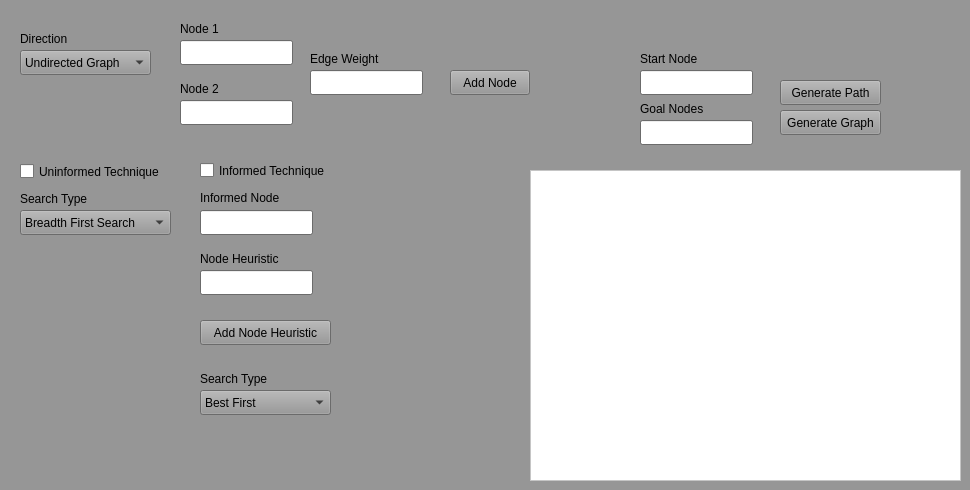
  <widget class="QWidget" name="mainwindow">
   <property name="palette">
    <palette>
     <active>
      <colorrole role="WindowText">
       <brush brushstyle="SolidPattern">
        <color alpha="255">
         <red>0</red>
         <green>0</green>
         <blue>0</blue>
        </color>
       </brush>
      </colorrole>
      <colorrole role="Button">
       <brush brushstyle="SolidPattern">
        <color alpha="255">
         <red>150</red>
         <green>150</green>
         <blue>150</blue>
        </color>
       </brush>
      </colorrole>
      <colorrole role="Light">
       <brush brushstyle="SolidPattern">
        <color alpha="255">
         <red>225</red>
         <green>225</green>
         <blue>225</blue>
        </color>
       </brush>
      </colorrole>
      <colorrole role="Midlight">
       <brush brushstyle="SolidPattern">
        <color alpha="255">
         <red>187</red>
         <green>187</green>
         <blue>187</blue>
        </color>
       </brush>
      </colorrole>
      <colorrole role="Dark">
       <brush brushstyle="SolidPattern">
        <color alpha="255">
         <red>75</red>
         <green>75</green>
         <blue>75</blue>
        </color>
       </brush>
      </colorrole>
      <colorrole role="Mid">
       <brush brushstyle="SolidPattern">
        <color alpha="255">
         <red>100</red>
         <green>100</green>
         <blue>100</blue>
        </color>
       </brush>
      </colorrole>
      <colorrole role="Text">
       <brush brushstyle="SolidPattern">
        <color alpha="255">
         <red>0</red>
         <green>0</green>
         <blue>0</blue>
        </color>
       </brush>
      </colorrole>
      <colorrole role="BrightText">
       <brush brushstyle="SolidPattern">
        <color alpha="255">
         <red>255</red>
         <green>255</green>
         <blue>255</blue>
        </color>
       </brush>
      </colorrole>
      <colorrole role="ButtonText">
       <brush brushstyle="SolidPattern">
        <color alpha="255">
         <red>0</red>
         <green>0</green>
         <blue>0</blue>
        </color>
       </brush>
      </colorrole>
      <colorrole role="Base">
       <brush brushstyle="SolidPattern">
        <color alpha="255">
         <red>255</red>
         <green>255</green>
         <blue>255</blue>
        </color>
       </brush>
      </colorrole>
      <colorrole role="Window">
       <brush brushstyle="SolidPattern">
        <color alpha="255">
         <red>150</red>
         <green>150</green>
         <blue>150</blue>
        </color>
       </brush>
      </colorrole>
      <colorrole role="Shadow">
       <brush brushstyle="SolidPattern">
        <color alpha="255">
         <red>0</red>
         <green>0</green>
         <blue>0</blue>
        </color>
       </brush>
      </colorrole>
      <colorrole role="AlternateBase">
       <brush brushstyle="SolidPattern">
        <color alpha="255">
         <red>202</red>
         <green>202</green>
         <blue>202</blue>
        </color>
       </brush>
      </colorrole>
      <colorrole role="ToolTipBase">
       <brush brushstyle="SolidPattern">
        <color alpha="255">
         <red>255</red>
         <green>255</green>
         <blue>220</blue>
        </color>
       </brush>
      </colorrole>
      <colorrole role="ToolTipText">
       <brush brushstyle="SolidPattern">
        <color alpha="255">
         <red>0</red>
         <green>0</green>
         <blue>0</blue>
        </color>
       </brush>
      </colorrole>
      <colorrole role="PlaceholderText">
       <brush brushstyle="SolidPattern">
        <color alpha="127">
         <red>0</red>
         <green>0</green>
         <blue>0</blue>
        </color>
       </brush>
      </colorrole>
     </active>
     <inactive>
      <colorrole role="WindowText">
       <brush brushstyle="SolidPattern">
        <color alpha="255">
         <red>0</red>
         <green>0</green>
         <blue>0</blue>
        </color>
       </brush>
      </colorrole>
      <colorrole role="Button">
       <brush brushstyle="SolidPattern">
        <color alpha="255">
         <red>150</red>
         <green>150</green>
         <blue>150</blue>
        </color>
       </brush>
      </colorrole>
      <colorrole role="Light">
       <brush brushstyle="SolidPattern">
        <color alpha="255">
         <red>225</red>
         <green>225</green>
         <blue>225</blue>
        </color>
       </brush>
      </colorrole>
      <colorrole role="Midlight">
       <brush brushstyle="SolidPattern">
        <color alpha="255">
         <red>187</red>
         <green>187</green>
         <blue>187</blue>
        </color>
       </brush>
      </colorrole>
      <colorrole role="Dark">
       <brush brushstyle="SolidPattern">
        <color alpha="255">
         <red>75</red>
         <green>75</green>
         <blue>75</blue>
        </color>
       </brush>
      </colorrole>
      <colorrole role="Mid">
       <brush brushstyle="SolidPattern">
        <color alpha="255">
         <red>100</red>
         <green>100</green>
         <blue>100</blue>
        </color>
       </brush>
      </colorrole>
      <colorrole role="Text">
       <brush brushstyle="SolidPattern">
        <color alpha="255">
         <red>0</red>
         <green>0</green>
         <blue>0</blue>
        </color>
       </brush>
      </colorrole>
      <colorrole role="BrightText">
       <brush brushstyle="SolidPattern">
        <color alpha="255">
         <red>255</red>
         <green>255</green>
         <blue>255</blue>
        </color>
       </brush>
      </colorrole>
      <colorrole role="ButtonText">
       <brush brushstyle="SolidPattern">
        <color alpha="255">
         <red>0</red>
         <green>0</green>
         <blue>0</blue>
        </color>
       </brush>
      </colorrole>
      <colorrole role="Base">
       <brush brushstyle="SolidPattern">
        <color alpha="255">
         <red>255</red>
         <green>255</green>
         <blue>255</blue>
        </color>
       </brush>
      </colorrole>
      <colorrole role="Window">
       <brush brushstyle="SolidPattern">
        <color alpha="255">
         <red>150</red>
         <green>150</green>
         <blue>150</blue>
        </color>
       </brush>
      </colorrole>
      <colorrole role="Shadow">
       <brush brushstyle="SolidPattern">
        <color alpha="255">
         <red>0</red>
         <green>0</green>
         <blue>0</blue>
        </color>
       </brush>
      </colorrole>
      <colorrole role="AlternateBase">
       <brush brushstyle="SolidPattern">
        <color alpha="255">
         <red>202</red>
         <green>202</green>
         <blue>202</blue>
        </color>
       </brush>
      </colorrole>
      <colorrole role="ToolTipBase">
       <brush brushstyle="SolidPattern">
        <color alpha="255">
         <red>255</red>
         <green>255</green>
         <blue>220</blue>
        </color>
       </brush>
      </colorrole>
      <colorrole role="ToolTipText">
       <brush brushstyle="SolidPattern">
        <color alpha="255">
         <red>0</red>
         <green>0</green>
         <blue>0</blue>
        </color>
       </brush>
      </colorrole>
      <colorrole role="PlaceholderText">
       <brush brushstyle="SolidPattern">
        <color alpha="127">
         <red>0</red>
         <green>0</green>
         <blue>0</blue>
        </color>
       </brush>
      </colorrole>
     </inactive>
     <disabled>
      <colorrole role="WindowText">
       <brush brushstyle="SolidPattern">
        <color alpha="255">
         <red>75</red>
         <green>75</green>
         <blue>75</blue>
        </color>
       </brush>
      </colorrole>
      <colorrole role="Button">
       <brush brushstyle="SolidPattern">
        <color alpha="255">
         <red>150</red>
         <green>150</green>
         <blue>150</blue>
        </color>
       </brush>
      </colorrole>
      <colorrole role="Light">
       <brush brushstyle="SolidPattern">
        <color alpha="255">
         <red>225</red>
         <green>225</green>
         <blue>225</blue>
        </color>
       </brush>
      </colorrole>
      <colorrole role="Midlight">
       <brush brushstyle="SolidPattern">
        <color alpha="255">
         <red>187</red>
         <green>187</green>
         <blue>187</blue>
        </color>
       </brush>
      </colorrole>
      <colorrole role="Dark">
       <brush brushstyle="SolidPattern">
        <color alpha="255">
         <red>75</red>
         <green>75</green>
         <blue>75</blue>
        </color>
       </brush>
      </colorrole>
      <colorrole role="Mid">
       <brush brushstyle="SolidPattern">
        <color alpha="255">
         <red>100</red>
         <green>100</green>
         <blue>100</blue>
        </color>
       </brush>
      </colorrole>
      <colorrole role="Text">
       <brush brushstyle="SolidPattern">
        <color alpha="255">
         <red>75</red>
         <green>75</green>
         <blue>75</blue>
        </color>
       </brush>
      </colorrole>
      <colorrole role="BrightText">
       <brush brushstyle="SolidPattern">
        <color alpha="255">
         <red>255</red>
         <green>255</green>
         <blue>255</blue>
        </color>
       </brush>
      </colorrole>
      <colorrole role="ButtonText">
       <brush brushstyle="SolidPattern">
        <color alpha="255">
         <red>75</red>
         <green>75</green>
         <blue>75</blue>
        </color>
       </brush>
      </colorrole>
      <colorrole role="Base">
       <brush brushstyle="SolidPattern">
        <color alpha="255">
         <red>150</red>
         <green>150</green>
         <blue>150</blue>
        </color>
       </brush>
      </colorrole>
      <colorrole role="Window">
       <brush brushstyle="SolidPattern">
        <color alpha="255">
         <red>150</red>
         <green>150</green>
         <blue>150</blue>
        </color>
       </brush>
      </colorrole>
      <colorrole role="Shadow">
       <brush brushstyle="SolidPattern">
        <color alpha="255">
         <red>0</red>
         <green>0</green>
         <blue>0</blue>
        </color>
       </brush>
      </colorrole>
      <colorrole role="AlternateBase">
       <brush brushstyle="SolidPattern">
        <color alpha="255">
         <red>150</red>
         <green>150</green>
         <blue>150</blue>
        </color>
       </brush>
      </colorrole>
      <colorrole role="ToolTipBase">
       <brush brushstyle="SolidPattern">
        <color alpha="255">
         <red>255</red>
         <green>255</green>
         <blue>220</blue>
        </color>
       </brush>
      </colorrole>
      <colorrole role="ToolTipText">
       <brush brushstyle="SolidPattern">
        <color alpha="255">
         <red>0</red>
         <green>0</green>
         <blue>0</blue>
        </color>
       </brush>
      </colorrole>
      <colorrole role="PlaceholderText">
       <brush brushstyle="SolidPattern">
        <color alpha="127">
         <red>75</red>
         <green>75</green>
         <blue>75</blue>
        </color>
       </brush>
      </colorrole>
     </disabled>
    </palette>
   </property>
   <property name="acceptDrops">
    <bool>false</bool>
   </property>
   <widget class="QPushButton" name="node_add">
    <property name="geometry">
     <rect>
      <x>450</x>
      <y>70</y>
      <width>80</width>
      <height>25</height>
     </rect>
    </property>
    <property name="text">
     <string>Add Node</string>
    </property>
   </widget>
   <widget class="QLineEdit" name="i_n1">
    <property name="geometry">
     <rect>
      <x>180</x>
      <y>40</y>
      <width>113</width>
      <height>25</height>
     </rect>
    </property>
   </widget>
   <widget class="QLineEdit" name="i_n2">
    <property name="geometry">
     <rect>
      <x>180</x>
      <y>100</y>
      <width>113</width>
      <height>25</height>
     </rect>
    </property>
    <property name="text">
     <string/>
    </property>
   </widget>
   <widget class="QLabel" name="node_1">
    <property name="geometry">
     <rect>
      <x>180</x>
      <y>20</y>
      <width>54</width>
      <height>17</height>
     </rect>
    </property>
    <property name="text">
     <string>Node 1</string>
    </property>
   </widget>
   <widget class="QLabel" name="node_2">
    <property name="geometry">
     <rect>
      <x>180</x>
      <y>80</y>
      <width>54</width>
      <height>17</height>
     </rect>
    </property>
    <property name="text">
     <string>Node 2</string>
    </property>
   </widget>
   <widget class="QGraphicsView" name="viewgraph">
    <property name="geometry">
     <rect>
      <x>530</x>
      <y>170</y>
      <width>431</width>
      <height>311</height>
     </rect>
    </property>
    <property name="palette">
     <palette>
      <active>
       <colorrole role="WindowText">
        <brush brushstyle="SolidPattern">
         <color alpha="255">
          <red>0</red>
          <green>0</green>
          <blue>0</blue>
         </color>
        </brush>
       </colorrole>
       <colorrole role="Button">
        <brush brushstyle="SolidPattern">
         <color alpha="255">
          <red>255</red>
          <green>255</green>
          <blue>255</blue>
         </color>
        </brush>
       </colorrole>
       <colorrole role="Light">
        <brush brushstyle="SolidPattern">
         <color alpha="255">
          <red>255</red>
          <green>255</green>
          <blue>255</blue>
         </color>
        </brush>
       </colorrole>
       <colorrole role="Midlight">
        <brush brushstyle="SolidPattern">
         <color alpha="255">
          <red>255</red>
          <green>255</green>
          <blue>255</blue>
         </color>
        </brush>
       </colorrole>
       <colorrole role="Dark">
        <brush brushstyle="SolidPattern">
         <color alpha="255">
          <red>127</red>
          <green>127</green>
          <blue>127</blue>
         </color>
        </brush>
       </colorrole>
       <colorrole role="Mid">
        <brush brushstyle="SolidPattern">
         <color alpha="255">
          <red>170</red>
          <green>170</green>
          <blue>170</blue>
         </color>
        </brush>
       </colorrole>
       <colorrole role="Text">
        <brush brushstyle="SolidPattern">
         <color alpha="255">
          <red>0</red>
          <green>0</green>
          <blue>0</blue>
         </color>
        </brush>
       </colorrole>
       <colorrole role="BrightText">
        <brush brushstyle="SolidPattern">
         <color alpha="255">
          <red>255</red>
          <green>255</green>
          <blue>255</blue>
         </color>
        </brush>
       </colorrole>
       <colorrole role="ButtonText">
        <brush brushstyle="SolidPattern">
         <color alpha="255">
          <red>0</red>
          <green>0</green>
          <blue>0</blue>
         </color>
        </brush>
       </colorrole>
       <colorrole role="Base">
        <brush brushstyle="SolidPattern">
         <color alpha="255">
          <red>255</red>
          <green>255</green>
          <blue>255</blue>
         </color>
        </brush>
       </colorrole>
       <colorrole role="Window">
        <brush brushstyle="SolidPattern">
         <color alpha="255">
          <red>255</red>
          <green>255</green>
          <blue>255</blue>
         </color>
        </brush>
       </colorrole>
       <colorrole role="Shadow">
        <brush brushstyle="SolidPattern">
         <color alpha="255">
          <red>0</red>
          <green>0</green>
          <blue>0</blue>
         </color>
        </brush>
       </colorrole>
       <colorrole role="AlternateBase">
        <brush brushstyle="SolidPattern">
         <color alpha="255">
          <red>255</red>
          <green>255</green>
          <blue>255</blue>
         </color>
        </brush>
       </colorrole>
       <colorrole role="ToolTipBase">
        <brush brushstyle="SolidPattern">
         <color alpha="255">
          <red>255</red>
          <green>255</green>
          <blue>220</blue>
         </color>
        </brush>
       </colorrole>
       <colorrole role="ToolTipText">
        <brush brushstyle="SolidPattern">
         <color alpha="255">
          <red>0</red>
          <green>0</green>
          <blue>0</blue>
         </color>
        </brush>
       </colorrole>
       <colorrole role="PlaceholderText">
        <brush brushstyle="SolidPattern">
         <color alpha="127">
          <red>0</red>
          <green>0</green>
          <blue>0</blue>
         </color>
        </brush>
       </colorrole>
      </active>
      <inactive>
       <colorrole role="WindowText">
        <brush brushstyle="SolidPattern">
         <color alpha="255">
          <red>0</red>
          <green>0</green>
          <blue>0</blue>
         </color>
        </brush>
       </colorrole>
       <colorrole role="Button">
        <brush brushstyle="SolidPattern">
         <color alpha="255">
          <red>255</red>
          <green>255</green>
          <blue>255</blue>
         </color>
        </brush>
       </colorrole>
       <colorrole role="Light">
        <brush brushstyle="SolidPattern">
         <color alpha="255">
          <red>255</red>
          <green>255</green>
          <blue>255</blue>
         </color>
        </brush>
       </colorrole>
       <colorrole role="Midlight">
        <brush brushstyle="SolidPattern">
         <color alpha="255">
          <red>255</red>
          <green>255</green>
          <blue>255</blue>
         </color>
        </brush>
       </colorrole>
       <colorrole role="Dark">
        <brush brushstyle="SolidPattern">
         <color alpha="255">
          <red>127</red>
          <green>127</green>
          <blue>127</blue>
         </color>
        </brush>
       </colorrole>
       <colorrole role="Mid">
        <brush brushstyle="SolidPattern">
         <color alpha="255">
          <red>170</red>
          <green>170</green>
          <blue>170</blue>
         </color>
        </brush>
       </colorrole>
       <colorrole role="Text">
        <brush brushstyle="SolidPattern">
         <color alpha="255">
          <red>0</red>
          <green>0</green>
          <blue>0</blue>
         </color>
        </brush>
       </colorrole>
       <colorrole role="BrightText">
        <brush brushstyle="SolidPattern">
         <color alpha="255">
          <red>255</red>
          <green>255</green>
          <blue>255</blue>
         </color>
        </brush>
       </colorrole>
       <colorrole role="ButtonText">
        <brush brushstyle="SolidPattern">
         <color alpha="255">
          <red>0</red>
          <green>0</green>
          <blue>0</blue>
         </color>
        </brush>
       </colorrole>
       <colorrole role="Base">
        <brush brushstyle="SolidPattern">
         <color alpha="255">
          <red>255</red>
          <green>255</green>
          <blue>255</blue>
         </color>
        </brush>
       </colorrole>
       <colorrole role="Window">
        <brush brushstyle="SolidPattern">
         <color alpha="255">
          <red>255</red>
          <green>255</green>
          <blue>255</blue>
         </color>
        </brush>
       </colorrole>
       <colorrole role="Shadow">
        <brush brushstyle="SolidPattern">
         <color alpha="255">
          <red>0</red>
          <green>0</green>
          <blue>0</blue>
         </color>
        </brush>
       </colorrole>
       <colorrole role="AlternateBase">
        <brush brushstyle="SolidPattern">
         <color alpha="255">
          <red>255</red>
          <green>255</green>
          <blue>255</blue>
         </color>
        </brush>
       </colorrole>
       <colorrole role="ToolTipBase">
        <brush brushstyle="SolidPattern">
         <color alpha="255">
          <red>255</red>
          <green>255</green>
          <blue>220</blue>
         </color>
        </brush>
       </colorrole>
       <colorrole role="ToolTipText">
        <brush brushstyle="SolidPattern">
         <color alpha="255">
          <red>0</red>
          <green>0</green>
          <blue>0</blue>
         </color>
        </brush>
       </colorrole>
       <colorrole role="PlaceholderText">
        <brush brushstyle="SolidPattern">
         <color alpha="127">
          <red>0</red>
          <green>0</green>
          <blue>0</blue>
         </color>
        </brush>
       </colorrole>
      </inactive>
      <disabled>
       <colorrole role="WindowText">
        <brush brushstyle="SolidPattern">
         <color alpha="255">
          <red>127</red>
          <green>127</green>
          <blue>127</blue>
         </color>
        </brush>
       </colorrole>
       <colorrole role="Button">
        <brush brushstyle="SolidPattern">
         <color alpha="255">
          <red>255</red>
          <green>255</green>
          <blue>255</blue>
         </color>
        </brush>
       </colorrole>
       <colorrole role="Light">
        <brush brushstyle="SolidPattern">
         <color alpha="255">
          <red>255</red>
          <green>255</green>
          <blue>255</blue>
         </color>
        </brush>
       </colorrole>
       <colorrole role="Midlight">
        <brush brushstyle="SolidPattern">
         <color alpha="255">
          <red>255</red>
          <green>255</green>
          <blue>255</blue>
         </color>
        </brush>
       </colorrole>
       <colorrole role="Dark">
        <brush brushstyle="SolidPattern">
         <color alpha="255">
          <red>127</red>
          <green>127</green>
          <blue>127</blue>
         </color>
        </brush>
       </colorrole>
       <colorrole role="Mid">
        <brush brushstyle="SolidPattern">
         <color alpha="255">
          <red>170</red>
          <green>170</green>
          <blue>170</blue>
         </color>
        </brush>
       </colorrole>
       <colorrole role="Text">
        <brush brushstyle="SolidPattern">
         <color alpha="255">
          <red>127</red>
          <green>127</green>
          <blue>127</blue>
         </color>
        </brush>
       </colorrole>
       <colorrole role="BrightText">
        <brush brushstyle="SolidPattern">
         <color alpha="255">
          <red>255</red>
          <green>255</green>
          <blue>255</blue>
         </color>
        </brush>
       </colorrole>
       <colorrole role="ButtonText">
        <brush brushstyle="SolidPattern">
         <color alpha="255">
          <red>127</red>
          <green>127</green>
          <blue>127</blue>
         </color>
        </brush>
       </colorrole>
       <colorrole role="Base">
        <brush brushstyle="SolidPattern">
         <color alpha="255">
          <red>255</red>
          <green>255</green>
          <blue>255</blue>
         </color>
        </brush>
       </colorrole>
       <colorrole role="Window">
        <brush brushstyle="SolidPattern">
         <color alpha="255">
          <red>255</red>
          <green>255</green>
          <blue>255</blue>
         </color>
        </brush>
       </colorrole>
       <colorrole role="Shadow">
        <brush brushstyle="SolidPattern">
         <color alpha="255">
          <red>0</red>
          <green>0</green>
          <blue>0</blue>
         </color>
        </brush>
       </colorrole>
       <colorrole role="AlternateBase">
        <brush brushstyle="SolidPattern">
         <color alpha="255">
          <red>255</red>
          <green>255</green>
          <blue>255</blue>
         </color>
        </brush>
       </colorrole>
       <colorrole role="ToolTipBase">
        <brush brushstyle="SolidPattern">
         <color alpha="255">
          <red>255</red>
          <green>255</green>
          <blue>220</blue>
         </color>
        </brush>
       </colorrole>
       <colorrole role="ToolTipText">
        <brush brushstyle="SolidPattern">
         <color alpha="255">
          <red>0</red>
          <green>0</green>
          <blue>0</blue>
         </color>
        </brush>
       </colorrole>
       <colorrole role="PlaceholderText">
        <brush brushstyle="SolidPattern">
         <color alpha="127">
          <red>127</red>
          <green>127</green>
          <blue>127</blue>
         </color>
        </brush>
       </colorrole>
      </disabled>
     </palette>
    </property>
    <property name="autoFillBackground">
     <bool>false</bool>
    </property>
   </widget>
   <widget class="QLineEdit" name="i_weight">
    <property name="geometry">
     <rect>
      <x>310</x>
      <y>70</y>
      <width>113</width>
      <height>25</height>
     </rect>
    </property>
   </widget>
   <widget class="QLabel" name="weight_label">
    <property name="geometry">
     <rect>
      <x>310</x>
      <y>50</y>
      <width>101</width>
      <height>17</height>
     </rect>
    </property>
    <property name="text">
     <string>Edge Weight</string>
    </property>
   </widget>
   <widget class="QLabel" name="informed_node_label">
    <property name="geometry">
     <rect>
      <x>200</x>
      <y>190</y>
      <width>91</width>
      <height>17</height>
     </rect>
    </property>
    <property name="text">
     <string>Informed Node</string>
    </property>
    <property name="textFormat">
     <enum>Qt::RichText</enum>
    </property>
   </widget>
   <widget class="QLabel" name="informed_heuristic_label">
    <property name="geometry">
     <rect>
      <x>200</x>
      <y>250</y>
      <width>91</width>
      <height>17</height>
     </rect>
    </property>
    <property name="text">
     <string>Node Heuristic</string>
    </property>
   </widget>
   <widget class="QCheckBox" name="chk_inform">
    <property name="enabled">
     <bool>true</bool>
    </property>
    <property name="geometry">
     <rect>
      <x>200</x>
      <y>160</y>
      <width>141</width>
      <height>21</height>
     </rect>
    </property>
    <property name="contextMenuPolicy">
     <enum>Qt::NoContextMenu</enum>
    </property>
    <property name="text">
     <string>Informed Technique</string>
    </property>
    <property name="checked">
     <bool>false</bool>
    </property>
    <property name="tristate">
     <bool>false</bool>
    </property>
   </widget>
   <widget class="QPushButton" name="addnode_heu">
    <property name="geometry">
     <rect>
      <x>200</x>
      <y>320</y>
      <width>131</width>
      <height>25</height>
     </rect>
    </property>
    <property name="text">
     <string>Add Node Heuristic</string>
    </property>
   </widget>
   <widget class="QLineEdit" name="i_informednode">
    <property name="geometry">
     <rect>
      <x>200</x>
      <y>210</y>
      <width>113</width>
      <height>25</height>
     </rect>
    </property>
   </widget>
   <widget class="QLineEdit" name="i_informedheu">
    <property name="geometry">
     <rect>
      <x>200</x>
      <y>270</y>
      <width>113</width>
      <height>25</height>
     </rect>
    </property>
   </widget>
   <widget class="QLineEdit" name="i_startnode">
    <property name="geometry">
     <rect>
      <x>640</x>
      <y>70</y>
      <width>113</width>
      <height>25</height>
     </rect>
    </property>
   </widget>
   <widget class="QLineEdit" name="i_goalnode">
    <property name="geometry">
     <rect>
      <x>640</x>
      <y>120</y>
      <width>113</width>
      <height>25</height>
     </rect>
    </property>
   </widget>
   <widget class="QLabel" name="start_node">
    <property name="geometry">
     <rect>
      <x>640</x>
      <y>50</y>
      <width>81</width>
      <height>17</height>
     </rect>
    </property>
    <property name="text">
     <string>Start Node</string>
    </property>
   </widget>
   <widget class="QLabel" name="goal_node">
    <property name="geometry">
     <rect>
      <x>640</x>
      <y>100</y>
      <width>71</width>
      <height>17</height>
     </rect>
    </property>
    <property name="text">
     <string>Goal Nodes</string>
    </property>
   </widget>
   <widget class="QPushButton" name="gen_path">
    <property name="geometry">
     <rect>
      <x>780</x>
      <y>80</y>
      <width>101</width>
      <height>25</height>
     </rect>
    </property>
    <property name="text">
     <string>Generate Path</string>
    </property>
   </widget>
   <widget class="QPushButton" name="gen_graph">
    <property name="geometry">
     <rect>
      <x>780</x>
      <y>110</y>
      <width>101</width>
      <height>25</height>
     </rect>
    </property>
    <property name="text">
     <string>Generate Graph</string>
    </property>
   </widget>
   <widget class="QComboBox" name="informed_dropdown">
    <property name="enabled">
     <bool>true</bool>
    </property>
    <property name="geometry">
     <rect>
      <x>200</x>
      <y>390</y>
      <width>131</width>
      <height>25</height>
     </rect>
    </property>
    <item>
     <property name="text">
      <string>Best First</string>
     </property>
    </item>
    <item>
     <property name="text">
      <string>A*</string>
     </property>
    </item>
   </widget>
   <widget class="QCheckBox" name="chk_uninform">
    <property name="geometry">
     <rect>
      <x>20</x>
      <y>160</y>
      <width>151</width>
      <height>23</height>
     </rect>
    </property>
    <property name="text">
     <string>Uninformed Technique</string>
    </property>
    <property name="checked">
     <bool>false</bool>
    </property>
   </widget>
   <widget class="QComboBox" name="uninformed_dropdown">
    <property name="geometry">
     <rect>
      <x>20</x>
      <y>210</y>
      <width>151</width>
      <height>25</height>
     </rect>
    </property>
    <property name="cursor">
     <cursorShape>ArrowCursor</cursorShape>
    </property>
    <item>
     <property name="text">
      <string>Breadth First Search</string>
     </property>
    </item>
    <item>
     <property name="text">
      <string>Depth First Search</string>
     </property>
    </item>
    <item>
     <property name="text">
      <string>Depth Limited</string>
     </property>
    </item>
    <item>
     <property name="text">
      <string>Iterative Deepening</string>
     </property>
    </item>
    <item>
     <property name="text">
      <string>Uniform Cost Search</string>
     </property>
    </item>
    <item>
     <property name="text">
      <string>Bidirectional Search</string>
     </property>
    </item>
   </widget>
   <widget class="QLabel" name="informed_search_label">
    <property name="geometry">
     <rect>
      <x>200</x>
      <y>370</y>
      <width>71</width>
      <height>17</height>
     </rect>
    </property>
    <property name="text">
     <string>Search Type</string>
    </property>
   </widget>
   <widget class="QLabel" name="uninformed_search_label">
    <property name="geometry">
     <rect>
      <x>20</x>
      <y>190</y>
      <width>71</width>
      <height>17</height>
     </rect>
    </property>
    <property name="text">
     <string>Search Type</string>
    </property>
   </widget>
   <widget class="QComboBox" name="direction_dropdown">
    <property name="geometry">
     <rect>
      <x>20</x>
      <y>50</y>
      <width>131</width>
      <height>25</height>
     </rect>
    </property>
    <item>
     <property name="text">
      <string>Undirected Graph</string>
     </property>
    </item>
    <item>
     <property name="text">
      <string>Directed Graph</string>
     </property>
    </item>
   </widget>
   <widget class="QLabel" name="direction_label">
    <property name="geometry">
     <rect>
      <x>20</x>
      <y>30</y>
      <width>61</width>
      <height>17</height>
     </rect>
    </property>
    <property name="text">
     <string>Direction</string>
    </property>
   </widget>
  </widget>
